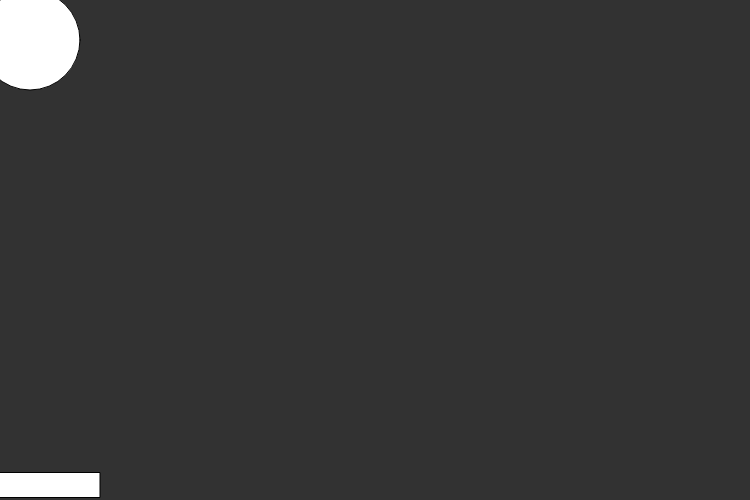
Frame 1 (no input)
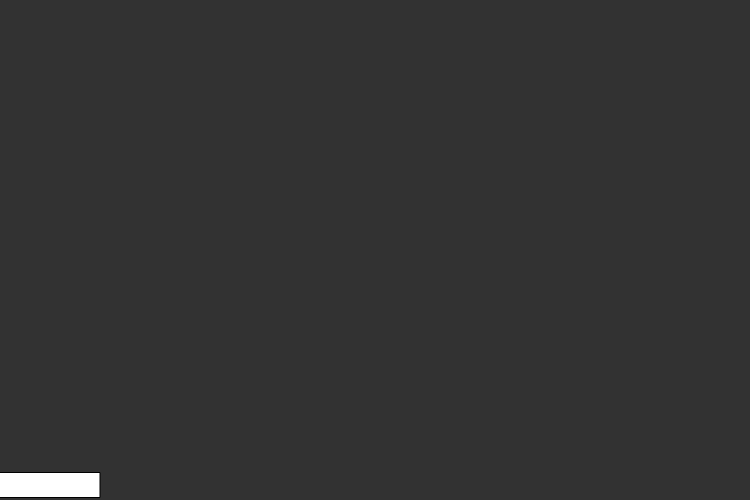
Frame 60 (no input)
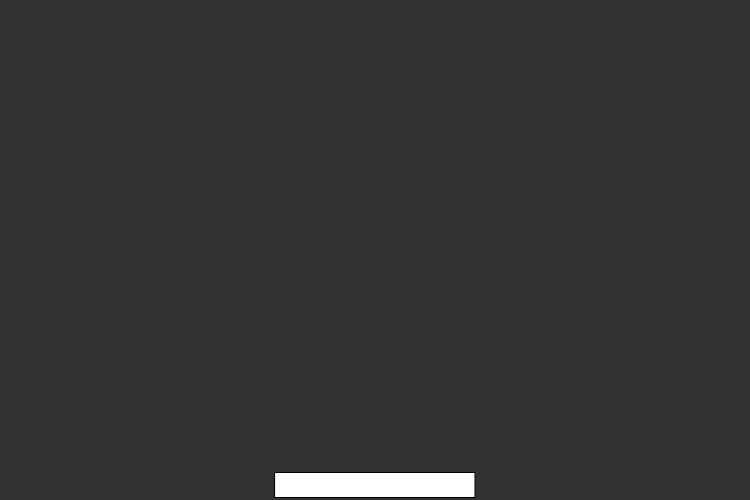
Frame 120 (the mouse pressed at the canvas centre since frame 60)

The p5.js sketch that drew these frames (run headless with seeded random() and noise() and a simulated clock; from frame 60 on, the mouse is pressed at the canvas centre):

// p5.js sketch
// ── sketch.js
function setup() {
    createCanvas(750, 500)


}
var speed = 10
var speed2 = 10
var x = 30
var y = 40
var w = 325

function draw() {

    background(50)

    ellipse(x, y, 100)
    x = x + speed
    y = y + speed2

    if (x < 0) {
        speed = speed * -1
    }
    if (x > 750 - 50) {
        speed = speed * -1
    }
    if (y < 0) {
        speed2 = speed2 * -1
    }

    // if (y > 500 - 50 ) {
    //     speed2 = speed2 * -1
    // }

    if(x == mouseX && y == 485 ){
         speed2 = speed2 * -1
    }

    // if (y = 200 && x == w) {

    //     speed2 = speed2 * -1
    // }


    rectMode(CENTER)
    // rect(w, 450, 200, 25)

    // if (w < 0) {
    //     var w = w + 10
    // }

    // if (w > 750) {
    //     var w = w - 10
    // }
    rect(mouseX, 485, 200, 25);

}
